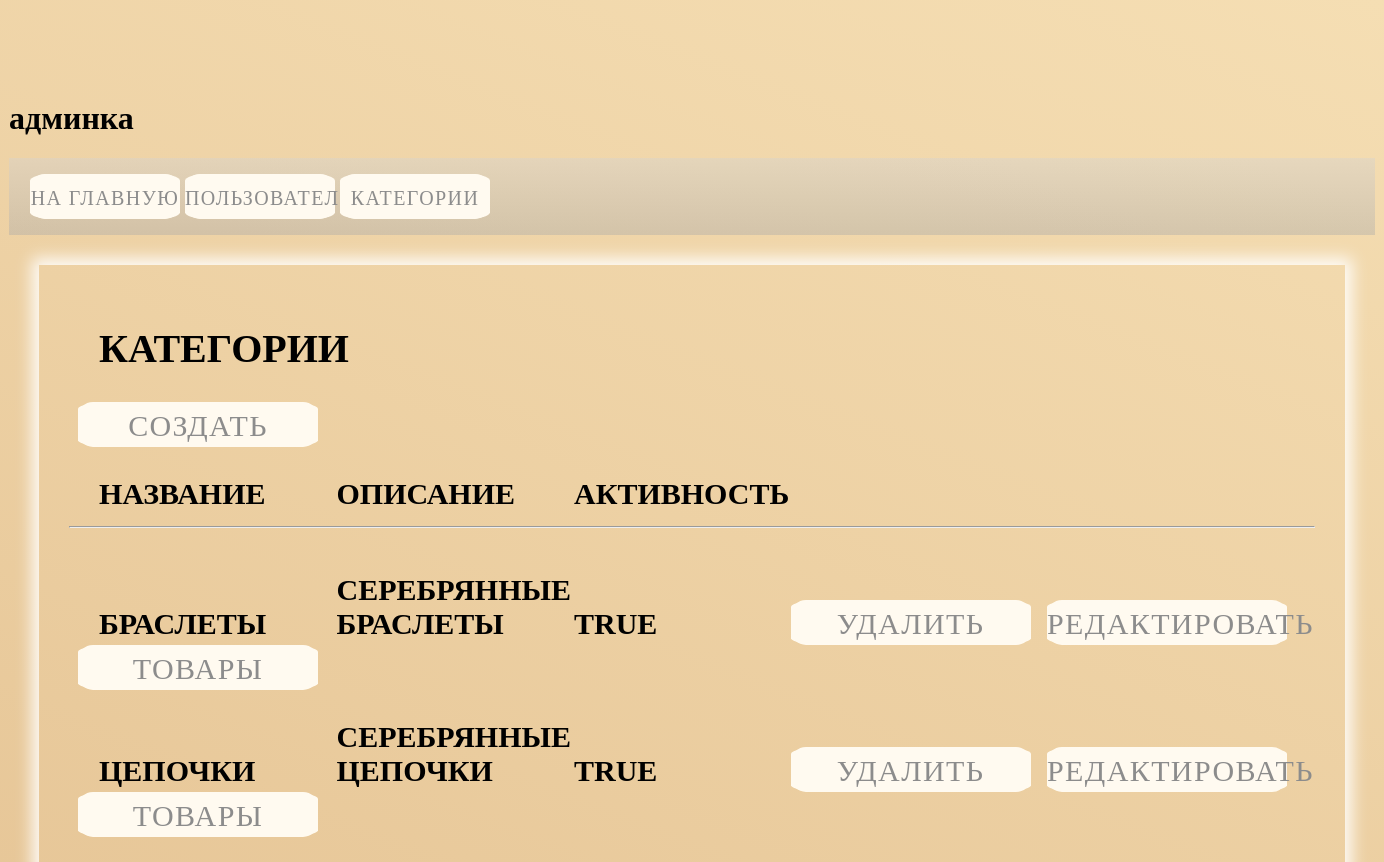
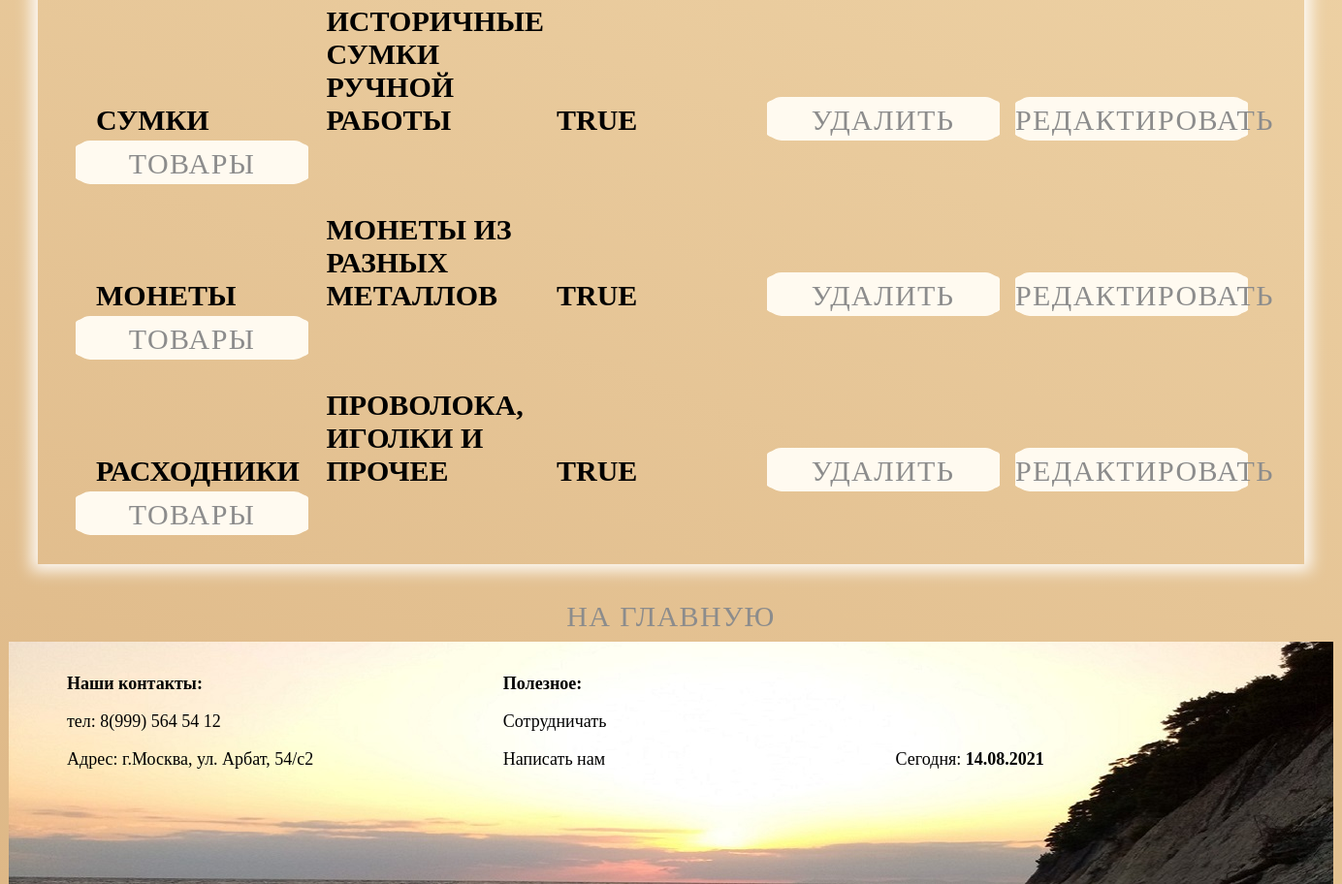
The page /app/admin/categories/ (signed in) on the database its author committed (2 pictures, top to bottom).
### mainapp/models.py (models this page shows, shortened)
class CategoryProduct(models.Model):
    name = models.CharField(verbose_name='наименование категории', max_length=128, unique=True)
    description = models.TextField(verbose_name='описание категории', blank=True)
    is_active = models.BooleanField(default=True)

### adminapp/views.py (the view)
# urls.py: path('categories/', adminapp.ProductCategoriesList.as_view(), name='categories'),
class ProductCategoriesList(OnlySuperUserMixin, TitlePageMixin, ListView):
    page_title = 'админка/категории'
    model = CategoryProduct

### adminapp/views.py (called while the page is built)
    @method_decorator(user_passes_test(lambda x: x.is_superuser))
    def dispatch(self, request, *args, **kwargs):
        return super().dispatch(request, *args, **kwargs)

    def get_context_data(self, *, object_list=None, **kwargs):
        data = super().get_context_data(object_list=None, **kwargs)
        data['page_title'] = self.page_title
        return data

### adminapp/templates/mainapp/categoryproduct_list.html
{% extends 'adminapp/base.html' %}
{% load static %}
{% block content %}
<div class="basket_list">
{% if object_list %}
<div class="b_list">
    <div class="div_h1_basket1">категории</div>
    <div class="butadmin">
            <a href="{% url 'adminapp:category_create' %}" class="dela linkli">
                создать
            </a>
        </div>
    <div class="basket_record">
        <span class="categoryprod">Название</span>
        <span class="categoryprod">Описание</span>
        <span class="categoryprod">Активность</span>
    </div>
    <hr>
    {% for position in object_list %}
    <div class="basket_record {% if not position.is_active %} notaction {% endif %}">
        <span class="categoryprod">{{ position.name }}</span>
        <span class="categoryprod">{{ position.description }}</span>
        <span class="categoryprod">{{ position.is_active }}</span>
        <div class="butadmin">
            {% if position.is_active %}
            <a href="{% url 'adminapp:category_delete' pk=position.pk %}" class="dela linkli">
                удалить
            </a>
            {% else %}
            <a href="{% url 'adminapp:category_recover' pk=position.pk %}" class="dela linkli">
                восстановить
            </a>
            {% endif %}
        </div>
        <div class="butadmin">
            <a href="{% url 'adminapp:category_update' pk=position.pk %}" class="dela linkli">
                редактировать
            </a>
        </div>
        <div class="butadmin">
            <a href="{% url 'adminapp:products_in_category' category_pk=position.pk %}" class="dela linkli">
                товары
            </a>
        </div>
    </div>
    {% endfor %}
</div>
{% else %}
пока пусто!
{% endif %}
</div>
<div class="adiv">
    <a href="{% url 'mainapp:index' %}" class="alogin">
        на главную
    </a>
</div>
{% endblock %}

### static/css/style.css (style rules this page uses)
html, body { height: 100%; font-family: "19842"; background: linear-gradient(21deg, #DEB887, #F5DEB3) fixed; }
.linkli { display: block; text-decoration: none; width: 100%; height: 100%; color: #8c8c8c; font-weight: 300; letter-spacing: 1.4px; font-size: 20px; line-height: 48px; text-transform: uppercase; background-color: floralwhite; border-radius: 15px; }
.basket_list { font-size: 30px; font-weight: bold; text-transform: uppercase; margin: 1em; padding: 1em; display: block; box-shadow: 0 0 15px 7px rgba(255, 255, 255, 0.9); }
.categoryprod { display: inline-block; width: 200px; margin-top: 30px; margin-left: 30px; }
.dela { display: block; text-decoration: none; width: 100%; height: 100%; color: #8c8c8c; font-weight: 300; letter-spacing: 1.4px; font-size: 30px; line-height: 48px; text-transform: uppercase; background-color: floralwhite; border-radius: 15px; text-align: center; }

### static/css/adminapp1.css (style rules this page uses)
.butadmin { display: inline-block; margin-left: 9px; width: 240px; height: 45px; text-align: center; background-color: floralwhite; border-radius: 15%; }
.div_h1_basket1 { margin: 30px; font-size:40px; }

### static/css/log1.css (style rules this page uses)
.adiv { display: block; margin: 0 auto; margin-top: 20px; width: 400px; height: 50px; text-align: center; border-radius: 15%; }
.alogin { display: block; text-decoration: none; width: 100%; height: 100%; color: #8c8c8c; font-weight: 300; letter-spacing: 1.4px; font-size: 30px; line-height: 48px; text-transform: uppercase; border-radius: 4px; }
span { display: block; }

### rows shown on the page
CategoryProduct: name "БРАСЛЕТЫ", description "СЕРЕБРЯННЫЕ БРАСЛЕТЫ", is_active "TRUE", shows "УДАЛИТЬ"
CategoryProduct: name "ЦЕПОЧКИ", description "СЕРЕБРЯННЫЕ ЦЕПОЧКИ", is_active "TRUE", shows "УДАЛИТЬ"
CategoryProduct: name "СУМКИ", description "ИСТОРИЧНЫЕ СУМКИ РУЧНОЙ РАБОТЫ", is_active "TRUE", shows "УДАЛИТЬ"
CategoryProduct: name "МОНЕТЫ", description "МОНЕТЫ ИЗ РАЗНЫХ МЕТАЛЛОВ", is_active "TRUE", shows "УДАЛИТЬ"
CategoryProduct: name "РАСХОДНИКИ", description "ПРОВОЛОКА, ИГОЛКИ И ПРОЧЕЕ", is_active "TRUE", shows "УДАЛИТЬ"
